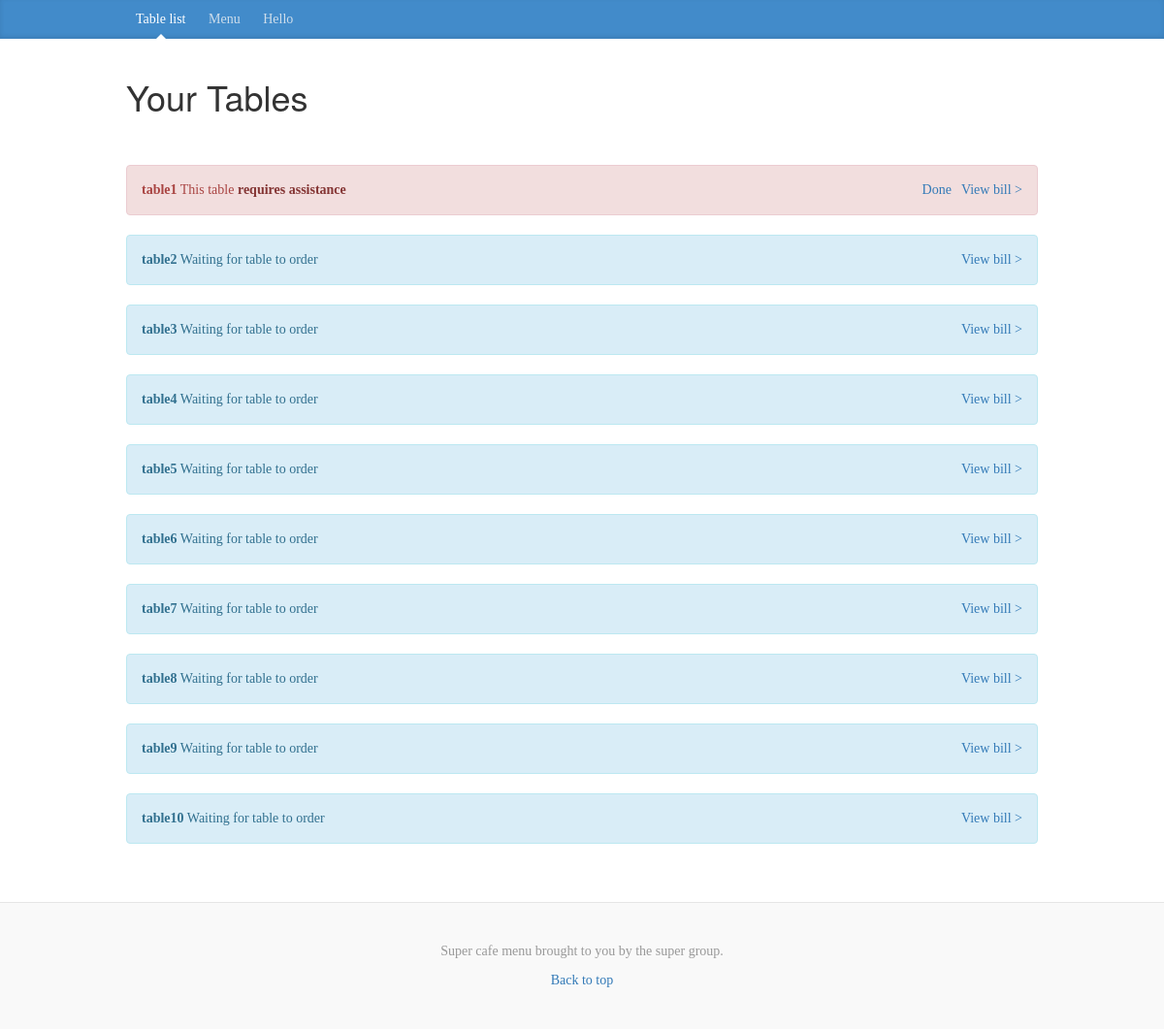
The app's page / (signed in) with its own data.
### tables this page shows
CREATE TABLE `user` (
  `id` int(11) NOT NULL,
  `username` varchar(256) NOT NULL,
  `password` varchar(256) NOT NULL,
  `userType` varchar(256) NOT NULL DEFAULT 'customer',
  `Status` varchar(256) NOT NULL DEFAULT 'Ready'
);

### waiterDatabaseInteractions.php (called while the page is built, shortened)
<?php
	function getTableList(){
		if(isset($_SESSION['userId'])){
			$con = dbConnect();
			$userId = $_SESSION['userId'];
			$sql = "SELECT u.id,u.username,u.Status FROM user as u, userTables as ut WHERE ut.userID = ? and u.id = ut.tableID";
			$stmt = $con->prepare($sql);
			$stmt->bind_param('s',$userId);
			$stmt->execute();
			$result = $stmt->get_result();
			return $result;
		}
   	}
?>

### tableList.php (the view)
<?php while($row = $result->fetch_assoc()): ?>
	<?php
		if($row['Status'] == "needAssistance") {
			$msg = ' This table <a class="alert-link" href="#">requires assistance</a> ';
			$class = "alert alert-danger table-info";
			$extra = true;
		} elseif($row['Status'] == "Ready") {
			$msg = " Waiting for table to order ";
			$class = "alert alert-info table-info";
			$extra = false;
		} elseif($row['Status'] == "waitingForFood") {
			$msg = " Waiting for food ";
			$class = "alert alert-success table-info";
			$extra = false;
		} elseif($row['Status'] == "paid") {
			$msg = ' Paid and <span class="alert-link">needs to be cleared.</span>';
			$class = "alert alert-warning table-info";
			$extra = false;
		}
	?>
		<div id="table<?php echo $row['id']; ?>" class="<?php echo $class; ?>" role="alert">
            <p>
            	<strong><?php echo $row['username']; ?></strong><?php echo $msg; ?>
            	<a href="#"class="view-bill">View bill &gt;</a>
            	<?php if($extra == true) :?>
            		<a class="clear-notification" onclick="resetTable(<?php echo $row['id']; ?>,<?php echo "'".$row['username']."'";?>)">Done</a>
            	<?php endif; ?>
            </p>
        </div>
<?php endwhile; ?>

### index.php (shortened to what this page needs)
<?php
	if(isset($_SESSION['userType'])){
		$userType = $_SESSION['userType'];
		require 'header.php';
		switch ($userType) {
		case 'waiter':
			include 'waiterDatabaseInteractions.php';
			echo '<h1 class="page-title">Your Tables</h1>';
			$result = getTableList();
			require 'tableList.php';
			break;
		}
	} else {
		exit(header('Location: /SEProject/login.php'));
	}
	require 'footer.php';
?>

### header.php (shortened to what this page needs)
<!DOCTYPE html>
<html lang="en">
<head>
    <link href="https://maxcdn.bootstrapcdn.com/bootstrap/3.3.6/css/bootstrap.min.css" rel="stylesheet">
    <link href="css/main.css" rel="stylesheet">
    <link href="https://maxcdn.bootstrapcdn.com/font-awesome/4.5.0/css/font-awesome.min.css"rel="stylesheet">
</head>
<body>
    <?php
        switch ($userType) {
            case 'waiter':
                require 'waiterNav.php';
                break;
        }
    ?>
    <div class="container" style="margin-bottom: 40px;min-height: 700px;">

### waiterNav.php
<div class="blog-masthead">
       <div class="container">
           <nav class="blog-nav">
               <a class="blog-nav-item active" href="#">Table list</a>
               <a class="blog-nav-item" href="#">Menu</a>
               <a class="blog-nav-item" href="#">Hello <?php $_SESSION['username']; ?></a>
           </nav>
       </div>
   </div>

### footer.php (shortened to what this page needs)
    </div>
    <footer class="blog-footer">
        <p>Super cafe menu brought to you by the super group.</p>
        <p><a href="#">Back to top</a></p>
    </footer>
</body>
</html>

### css/main.css (style rules this page uses)
body { font-family: Georgia, "Times New Roman", Times, serif; color: #555; }
h1, .h1, h2, .h2, h3, .h3, h4, .h4, h5, .h5, h6, .h6 { margin-top: 0; font-family: "Helvetica Neue", Helvetica, Arial, sans-serif; font-weight: normal; color: #333; }
@media (min-width: 1200px) { .container { width: 970px; } }
.blog-masthead { background-color: #428bca; -webkit-box-shadow: inset 0 -2px 5px rgba(0,0,0,.1); box-shadow: inset 0 -2px 5px rgba(0,0,0,.1); }
.blog-nav-item { position: relative; display: inline-block; padding: 10px; font-weight: 500; color: #cdddeb; }
.blog-nav .active { color: #fff; }
.blog-nav .active:after { position: absolute; bottom: 0; left: 50%; width: 0; height: 0; margin-left: -5px; vertical-align: middle; content: " "; border-right: 5px solid transparent; border-bottom: 5px solid; border-left: 5px solid transparent; }
.page-title { margin-top:40px; margin-bottom: 50px; }
.clear-notification { float: right; margin-right: 10px; cursor: pointer; }
.table-info { margin-top: 20px; }
.view-bill { float:right; }
.blog-footer { padding: 40px 0; color: #999; text-align: center; background-color: #f9f9f9; border-top: 1px solid #e5e5e5; }
.blog-footer p:last-child { margin-bottom: 0; }

### records on screen
user: username "table1", Status "This table"
user: username "table2", Status "Waiting for table to order"
user: username "table3", Status "Waiting for table to order"
user: username "table4", Status "Waiting for table to order"
user: username "table5", Status "Waiting for table to order"
user: username "table6", Status "Waiting for table to order"
user: username "table7", Status "Waiting for table to order"
user: username "table8", Status "Waiting for table to order"
user: username "table9", Status "Waiting for table to order"
user: username "table10", Status "Waiting for table to order"
